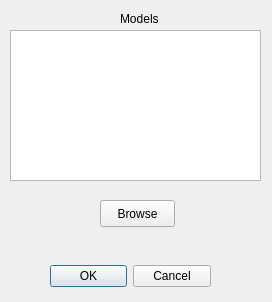
<ui version="4.0" >
 <class>AddModelDialog</class>
 <widget class="QDialog" name="AddModelDialog" >
  <property name="geometry" >
   <rect>
    <x>0</x>
    <y>0</y>
    <width>272</width>
    <height>302</height>
   </rect>
  </property>
  <property name="windowTitle" >
   <string>Add Model</string>
  </property>
  <widget class="QDialogButtonBox" name="okCancelButtons" >
   <property name="geometry" >
    <rect>
     <x>50</x>
     <y>260</y>
     <width>161</width>
     <height>32</height>
    </rect>
   </property>
   <property name="orientation" >
    <enum>Qt::Horizontal</enum>
   </property>
   <property name="standardButtons" >
    <set>QDialogButtonBox::Cancel|QDialogButtonBox::NoButton|QDialogButtonBox::Ok</set>
   </property>
  </widget>
  <widget class="QPushButton" name="browseButton" >
   <property name="geometry" >
    <rect>
     <x>100</x>
     <y>200</y>
     <width>75</width>
     <height>27</height>
    </rect>
   </property>
   <property name="text" >
    <string>Browse</string>
   </property>
  </widget>
  <widget class="QLabel" name="modelsLabel" >
   <property name="geometry" >
    <rect>
     <x>120</x>
     <y>10</y>
     <width>41</width>
     <height>18</height>
    </rect>
   </property>
   <property name="text" >
    <string>Models</string>
   </property>
  </widget>
  <widget class="QtTools::StringsView" name="_modelsList" >
   <property name="geometry" >
    <rect>
     <x>10</x>
     <y>30</y>
     <width>251</width>
     <height>151</height>
    </rect>
   </property>
  </widget>
 </widget>
 <customwidgets>
  <customwidget>
   <class>QtTools::StringsView</class>
   <extends>QTreeView</extends>
   <header>QtTools/StringsView.h</header>
  </customwidget>
 </customwidgets>
 <resources/>
 <connections>
  <connection>
   <sender>okCancelButtons</sender>
   <signal>accepted()</signal>
   <receiver>AddModelDialog</receiver>
   <slot>accept()</slot>
   <hints>
    <hint type="sourcelabel" >
     <x>248</x>
     <y>254</y>
    </hint>
    <hint type="destinationlabel" >
     <x>157</x>
     <y>274</y>
    </hint>
   </hints>
  </connection>
  <connection>
   <sender>okCancelButtons</sender>
   <signal>rejected()</signal>
   <receiver>AddModelDialog</receiver>
   <slot>reject()</slot>
   <hints>
    <hint type="sourcelabel" >
     <x>316</x>
     <y>260</y>
    </hint>
    <hint type="destinationlabel" >
     <x>286</x>
     <y>274</y>
    </hint>
   </hints>
  </connection>
 </connections>
</ui>
